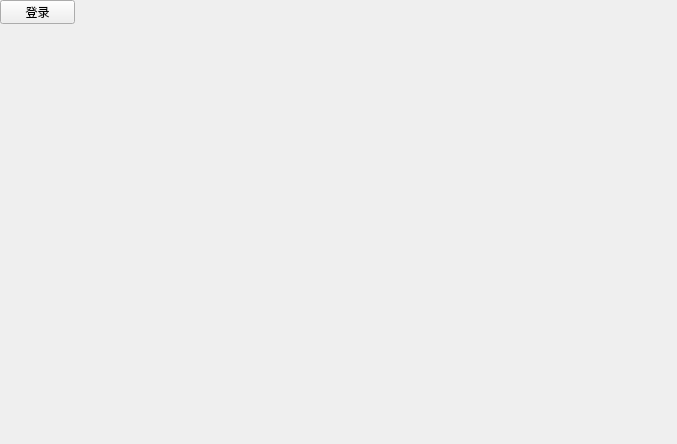
<?xml version="1.0" encoding="UTF-8"?>
<ui version="4.0">
 <class>widget</class>
 <widget class="QWidget" name="widget">
  <property name="geometry">
   <rect>
    <x>0</x>
    <y>0</y>
    <width>677</width>
    <height>444</height>
   </rect>
  </property>
  <property name="windowTitle">
   <string>聊天</string>
  </property>
  <widget class="QPushButton" name="pushButton">
   <property name="geometry">
    <rect>
     <x>0</x>
     <y>0</y>
     <width>75</width>
     <height>24</height>
    </rect>
   </property>
   <property name="text">
    <string>登录</string>
   </property>
  </widget>
 </widget>
 <resources/>
 <connections/>
</ui>
